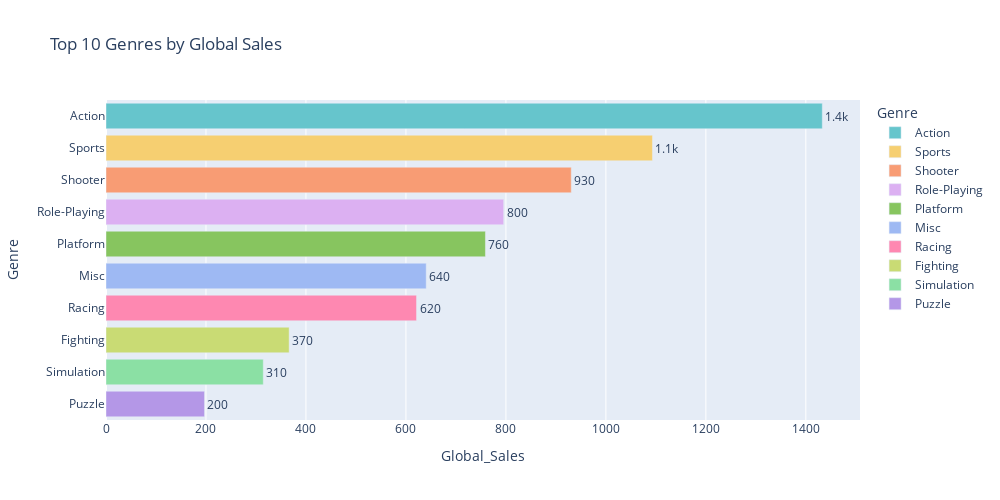

Notebook cell for this chart:
### Code cell
# Function Definition for top ten bar chart
def top_cat_sale(df, by='Genre', n=10, sales_col='Global_Sales', title=None,
                 width=1000, height=500, palette=None):
    """
    Creates a horizontal annotated bar chart showing the top categories by total sales.
    """
    if by not in df.columns:
        display(Markdown(f"Column `{by}` not in data."))
        return

    # Aggregate and sort data
    agg = (
        df.groupby(by, as_index=False)[sales_col]
        .sum()
        .sort_values(sales_col, ascending=False)
        .head(n)
    )

    # Create horizontal bar chart
    fig = px.bar(
        agg,
        x=sales_col,
        y=by,
        orientation='h',
        text=sales_col,
        title=title or f"Top {n} {by}s by {sales_col}",
        width=width,
        height=height,
        color=by,
        color_discrete_sequence=palette
    )

    # Update layout and annotation
    fig.update_traces(texttemplate='%{text:.2s}', textposition='outside')
    fig.update_layout(yaxis={'categoryorder': 'total ascending'})
    fig.show()

# Top 10 Genres by Global Sales (Pastel colors)
top_cat_sale(
    df,
    by='Genre',
    n=10,
    title="Top 10 Genres by Global Sales",
    width=1000,
    height=500,
    palette=px.colors.qualitative.Pastel
)

### Figure 1 — Plotly figure (JSON) as saved in the notebook; plotly's stock layout.template omitted (floating-point values rounded to 4 significant figures)
{"data": [{"alignmentgroup": "True", "hovertemplate": "Genre=%{y}<br>Global_Sales=%{text}<extra></extra>", "legendgroup": "Action", "marker": {"color": "rgb(102, 197, 204)", "pattern": {"shape": ""}}, "name": "Action", "offsetgroup": "Action", "orientation": "h", "showlegend": true, "text": [1433.0], "textposition": "outside", "texttemplate": "%{text:.2s}", "type": "bar", "x": [1433.0], "xaxis": "x", "y": ["Action"], "yaxis": "y"}, {"alignmentgroup": "True", "hovertemplate": "Genre=%{y}<br>Global_Sales=%{text}<extra></extra>", "legendgroup": "Sports", "marker": {"color": "rgb(246, 207, 113)", "pattern": {"shape": ""}}, "name": "Sports", "offsetgroup": "Sports", "orientation": "h", "showlegend": true, "text": [1093.0], "textposition": "outside", "texttemplate": "%{text:.2s}", "type": "bar", "x": [1093.0], "xaxis": "x", "y": ["Sports"], "yaxis": "y"}, {"alignmentgroup": "True", "hovertemplate": "Genre=%{y}<br>Global_Sales=%{text}<extra></extra>", "legendgroup": "Shooter", "marker": {"color": "rgb(248, 156, 116)", "pattern": {"shape": ""}}, "name": "Shooter", "offsetgroup": "Shooter", "orientation": "h", "showlegend": true, "text": [930.7], "textposition": "outside", "texttemplate": "%{text:.2s}", "type": "bar", "x": [930.7], "xaxis": "x", "y": ["Shooter"], "yaxis": "y"}, {"alignmentgroup": "True", "hovertemplate": "Genre=%{y}<br>Global_Sales=%{text}<extra></extra>", "legendgroup": "Role-Playing", "marker": {"color": "rgb(220, 176, 242)", "pattern": {"shape": ""}}, "name": "Role-Playing", "offsetgroup": "Role-Playing", "orientation": "h", "showlegend": true, "text": [795.5], "textposition": "outside", "texttemplate": "%{text:.2s}", "type": "bar", "x": [795.5], "xaxis": "x", "y": ["Role-Playing"], "yaxis": "y"}, {"alignmentgroup": "True", "hovertemplate": "Genre=%{y}<br>Global_Sales=%{text}<extra></extra>", "legendgroup": "Platform", "marker": {"color": "rgb(135, 197, 95)", "pattern": {"shape": ""}}, "name": "Platform", "offsetgroup": "Platform", "orientation": "h", "showlegend": true, "text": [759.1], "textposition": "outside", "texttemplate": "%{text:.2s}", "type": "bar", "x": [759.1], "xaxis": "x", "y": ["Platform"], "yaxis": "y"}, {"alignmentgroup": "True", "hovertemplate": "Genre=%{y}<br>Global_Sales=%{text}<extra></extra>", "legendgroup": "Misc", "marker": {"color": "rgb(158, 185, 243)", "pattern": {"shape": ""}}, "name": "Misc", "offsetgroup": "Misc", "orientation": "h", "showlegend": true, "text": [640.6], "textposition": "outside", "texttemplate": "%{text:.2s}", "type": "bar", "x": [640.6], "xaxis": "x", "y": ["Misc"], "yaxis": "y"}, {"alignmentgroup": "True", "hovertemplate": "Genre=%{y}<br>Global_Sales=%{text}<extra></extra>", "legendgroup": "Racing", "marker": {"color": "rgb(254, 136, 177)", "pattern": {"shape": ""}}, "name": "Racing", "offsetgroup": "Racing", "orientation": "h", "showlegend": true, "text": [621.2], "textposition": "outside", "texttemplate": "%{text:.2s}", "type": "bar", "x": [621.2], "xaxis": "x", "y": ["Racing"], "yaxis": "y"}, {"alignmentgroup": "True", "hovertemplate": "Genre=%{y}<br>Global_Sales=%{text}<extra></extra>", "legendgroup": "Fighting", "marker": {"color": "rgb(201, 219, 116)", "pattern": {"shape": ""}}, "name": "Fighting", "offsetgroup": "Fighting", "orientation": "h", "showlegend": true, "text": [366.4], "textposition": "outside", "texttemplate": "%{text:.2s}", "type": "bar", "x": [366.4], "xaxis": "x", "y": ["Fighting"], "yaxis": "y"}, {"alignmentgroup": "True", "hovertemplate": "Genre=%{y}<br>Global_Sales=%{text}<extra></extra>", "legendgroup": "Simulation", "marker": {"color": "rgb(139, 224, 164)", "pattern": {"shape": ""}}, "name": "Simulation", "offsetgroup": "Simulation", "orientation": "h", "showlegend": true, "text": [314.6], "textposition": "outside", "texttemplate": "%{text:.2s}", "type": "bar", "x": [314.6], "xaxis": "x", "y": ["Simulation"], "yaxis": "y"}, {"alignmentgroup": "True", "hovertemplate": "Genre=%{y}<br>Global_Sales=%{text}<extra></extra>", "legendgroup": "Puzzle", "marker": {"color": "rgb(180, 151, 231)", "pattern": {"shape": ""}}, "name": "Puzzle", "offsetgroup": "Puzzle", "orientation": "h", "showlegend": true, "text": [197.0], "textposition": "outside", "texttemplate": "%{text:.2s}", "type": "bar", "x": [197.0], "xaxis": "x", "y": ["Puzzle"], "yaxis": "y"}], "layout": {"barmode": "relative", "height": 500, "legend": {"title": {"text": "Genre"}, "tracegroupgap": 0}, "title": {"text": "Top 10 Genres by Global Sales"}, "width": 1000, "xaxis": {"anchor": "y", "domain": [0, 1], "title": {"text": "Global_Sales"}}, "yaxis": {"anchor": "x", "categoryarray": ["Puzzle", "Simulation", "Fighting", "Racing", "Misc", "Platform", "Role-Playing", "Shooter", "Sports", "Action"], "categoryorder": "total ascending", "domain": [0, 1], "title": {"text": "Genre"}}}}
